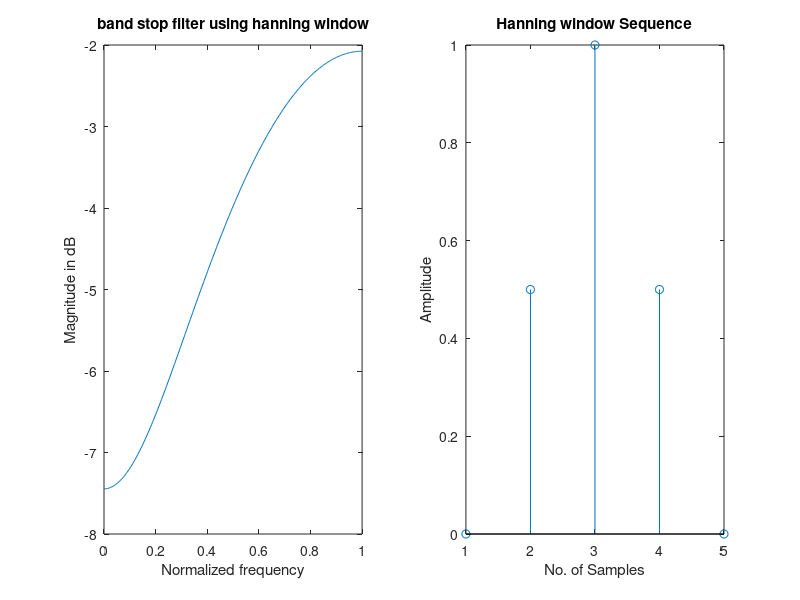

This figure's MATLAB source:
clc;
clear all;
close all;
wc1=0.5*pi;
wc2=0.9*pi;
eps=0.001;
N = input('Enter the value of N=');
alpha = (N-1)/2;

n = 0:1:N-1;
hd = (sin(wc2*(n-alpha+eps))-sin(wc1*(n-alpha+eps)))./(pi*(n-alpha+eps));
wr = hanning(N);
hn = hd.*wr';
w = 0:0.01:pi;
h = freqz(hn,1,w);
subplot(1,2,1);
plot(w/pi,10*log10(abs(h)));
title('band stop filter using hanning window');
xlabel('Normalized frequency');
ylabel('Magnitude in dB');
subplot(1,2,2);
stem(wr);
title('Hanning window Sequence');
xlabel('No. of Samples');
ylabel('Amplitude');
